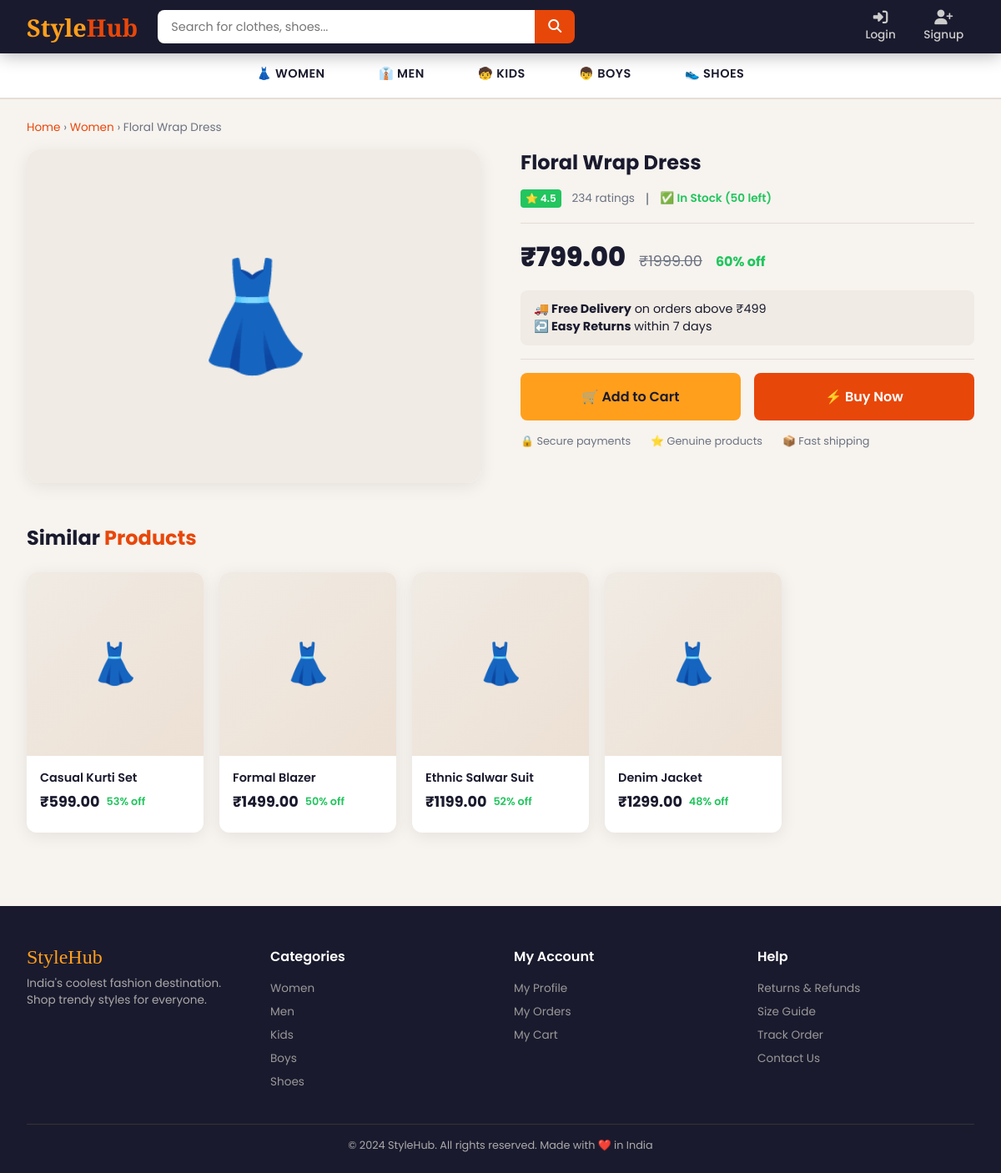
Page /product/761/ on the committed database.
### store/models.py (models this page shows, shortened)
class Product(models.Model):
    name = models.CharField(max_length=200)
    category = models.CharField(max_length=20, choices=CATEGORY_CHOICES)
    price = models.DecimalField(max_digits=10, decimal_places=2)
    original_price = models.DecimalField(max_digits=10, decimal_places=2, null=True, blank=True)
    description = models.TextField(blank=True)
    image_url = models.URLField(blank=True)
    stock = models.IntegerField(default=10)
    rating = models.DecimalField(max_digits=3, decimal_places=1, default=4.0)
    reviews_count = models.IntegerField(default=0)
    is_active = models.BooleanField(default=True)
    created_at = models.DateTimeField(auto_now_add=True)
    def discount_percent(self):
        if self.original_price and self.original_price > self.price:
            return int((1 - self.price / self.original_price) * 100)
        return 0

### store/views.py (the view)
# urls.py: path('product/<int:pk>/', views.product_detail_view, name='product_detail'),
def product_detail_view(request, pk):
    product = get_object_or_404(Product, pk=pk)
    related = Product.objects.filter(category=product.category, is_active=True).exclude(pk=pk)[:4]
    return render(request, 'store/product_detail.html', {'product': product, 'related': related})

### store/context_processors.py (called while the page is built)
def cart_count(request):
    if request.user.is_authenticated:
        count = Cart.objects.filter(user=request.user).count()
        return {'cart_count': count}
    return {'cart_count': 0}

### templates/store/product_detail.html (shortened to what this page needs)
{% extends 'base.html' %}
{% block content %}
<div style="margin-bottom:1rem;font-size:0.85rem;color:var(--gray)">
    <a href="/" style="color:var(--primary);text-decoration:none">Home</a> ›
    <a href="/category/{{ product.category }}/" style="color:var(--primary);text-decoration:none">{{ product.category|title }}</a> ›
    {{ product.name }}
</div>
<div class="product-detail">
    <div class="detail-img-wrapper">
        {% if product.image_url %}
            <div class="detail-img-placeholder" style="display:none">
                {% if product.category == 'women' %}👗{% elif product.category == 'men' %}👔{% elif product.category == 'kids' %}🧒{% elif product.category == 'boys' %}👦{% else %}👟{% endif %}
            </div>
        {% else %}
            <div class="detail-img-placeholder">
                {% if product.category == 'women' %}👗{% elif product.category == 'men' %}👔{% elif product.category == 'kids' %}🧒{% elif product.category == 'boys' %}👦{% else %}👟{% endif %}
            </div>
        {% endif %}
    </div>
    <div class="detail-info">
        <div class="detail-name">{{ product.name }}</div>
        <div class="detail-rating">
            <span class="rating-badge">⭐ {{ product.rating }}</span>
            <span style="color:var(--gray);font-size:0.85rem">{{ product.reviews_count }} ratings</span>
            <span style="color:var(--gray)">|</span>
            <span class="stock-badge stock-ok">✅ In Stock ({{ product.stock }} left)</span>
        </div>
        <hr class="divider">
        <div class="detail-price">
            <span class="detail-price-current">₹{{ product.price }}</span>
            {% if product.original_price %}
                <span class="detail-price-original">₹{{ product.original_price }}</span>
                <span class="detail-discount">{{ product.discount_percent }}% off</span>
            {% endif %}
        </div>
        <div style="background:var(--light-gray);border-radius:8px;padding:0.75rem 1rem;font-size:0.9rem">
            <strong>🚚 Free Delivery</strong> on orders above ₹499<br>
            <strong>↩️ Easy Returns</strong> within 7 days
        </div>
        <hr class="divider">
        <div class="detail-actions">
            <a href="/cart/add/{{ product.id }}/" class="btn btn-accent">🛒 Add to Cart</a>
            <a href="/buy-now/{{ product.id }}/" class="btn btn-primary">⚡ Buy Now</a>
        </div>
        <div style="font-size:0.8rem;color:var(--gray);display:flex;gap:1.5rem;flex-wrap:wrap;">
            <span>🔒 Secure payments</span>
            <span>⭐ Genuine products</span>
            <span>📦 Fast shipping</span>
        </div>
    </div>
</div>
{% if related %}
<div class="related-section">
    <div class="section-header">
        <h2 class="section-title">Similar <span>Products</span></h2>
    </div>
    <div class="products-grid">
        {% for p in related %}
        <div class="product-card" onclick="window.location='/product/{{ p.id }}/'">
            {% if p.image_url %}
                <div class="product-img-placeholder" style="display:none">👗</div>
            {% else %}
                <div class="product-img-placeholder">👗</div>
            {% endif %}
            <div class="product-info">
                <div class="product-name">{{ p.name }}</div>
                <div class="product-price">
                    <span class="price-current">₹{{ p.price }}</span>
                    {% if p.original_price %}<span class="price-discount">{{ p.discount_percent }}% off</span>{% endif %}
                </div>
            </div>
        </div>
        {% endfor %}
    </div>
</div>
{% endif %}
{% endblock %}

### templates/base.html (style rules this page uses)
:root { --primary: #e8470a; --primary-dark: #c73d08; --accent: #ff9f1c; --bg: #f7f3ef; --white: #ffffff; --dark: #1a1a2e; --gray: #6b7280; --light-gray: #f0ebe4; --border: #e5ddd5; --success: #22c55e; --shadow: 0 4px 20px rgba(0,0,0,0.08); }
* { margin: 0; padding: 0; box-sizing: border-box; }
body { font-family: 'Poppins', sans-serif; background: var(--bg); color: var(--dark); }
.btn { padding: 0.7rem 1.5rem; border-radius: 8px; border: none; cursor: pointer; font-family: 'Poppins', sans-serif; font-weight: 600; font-size: 0.9rem; transition: all 0.2s; text-decoration: none; display: inline-block; }
.btn-primary { background: var(--primary); color: white; }
.btn-accent { background: var(--accent); color: var(--dark); }
.product-card { background: white; border-radius: 12px; overflow: hidden; box-shadow: var(--shadow); transition: transform 0.2s, box-shadow 0.2s; cursor: pointer; }
.product-img-placeholder { width: 100%; height: 220px; display: flex; align-items: center; justify-content: center; font-size: 3rem; background: linear-gradient(135deg, var(--light-gray), #ede0d4); }
.product-info { padding: 1rem; }
.product-name { font-weight: 600; font-size: 0.9rem; color: var(--dark); margin-bottom: 0.3rem; white-space: nowrap; overflow: hidden; text-overflow: ellipsis; }
.product-price { display: flex; align-items: center; gap: 0.5rem; margin-bottom: 0.5rem; flex-wrap: wrap; }
.price-current { font-size: 1.1rem; font-weight: 700; color: var(--dark); }
.price-discount { font-size: 0.8rem; color: var(--success); font-weight: 600; }
.rating-badge { background: var(--success); color: white; padding: 2px 6px; border-radius: 4px; font-weight: 600; font-size: 0.75rem; }
.section-header { display: flex; align-items: center; justify-content: space-between; margin-bottom: 1.5rem; }
.section-title { font-size: 1.5rem; font-weight: 700; color: var(--dark); }
.section-title span { color: var(--primary); }
.products-grid { display: grid; grid-template-columns: repeat(auto-fill, minmax(200px, 1fr)); gap: 1.2rem; }

### templates/store/product_detail.html (style rules this page uses)
.product-detail { display: grid; grid-template-columns: 1fr 1fr; gap: 3rem; margin-bottom: 3rem; }
.detail-img-wrapper { background: white; border-radius: 16px; overflow: hidden; box-shadow: var(--shadow); }
.detail-img-placeholder { width: 100%; height: 400px; display: flex; align-items: center; justify-content: center; font-size: 8rem; background: var(--light-gray); }
.detail-info { display: flex; flex-direction: column; gap: 1rem; }
.detail-name { font-size: 1.5rem; font-weight: 700; line-height: 1.3; }
.detail-rating { display: flex; align-items: center; gap: 0.8rem; }
.detail-price { display: flex; align-items: baseline; gap: 1rem; flex-wrap: wrap; }
.detail-price-current { font-size: 2rem; font-weight: 800; color: var(--dark); }
.detail-price-original { font-size: 1.1rem; color: var(--gray); text-decoration: line-through; }
.detail-discount { font-size: 1rem; color: var(--success); font-weight: 700; }
.divider { border: none; border-top: 1px solid var(--border); }
.stock-badge { display: inline-flex; align-items: center; gap: 0.4rem; font-size: 0.85rem; font-weight: 600; }
.stock-ok { color: var(--success); }
.detail-actions { display: flex; gap: 1rem; flex-wrap: wrap; }
.detail-actions .btn { flex: 1; min-width: 140px; text-align: center; padding: 1rem; font-size: 1rem; }
.related-section { margin-top: 2rem; }

### rows in the picture
Product: category "Women", name "Floral Wrap Dress", rating "4.5", reviews_count "234", stock "50", price "799.00", original_price "1999.00", discount_percent "60"
Product: name "Casual Kurti Set", price "599.00", discount_percent "53"
Product: name "Formal Blazer", price "1499.00", discount_percent "50"
Product: name "Ethnic Salwar Suit", price "1199.00", discount_percent "52"
Product: name "Denim Jacket", price "1299.00", discount_percent "48"
